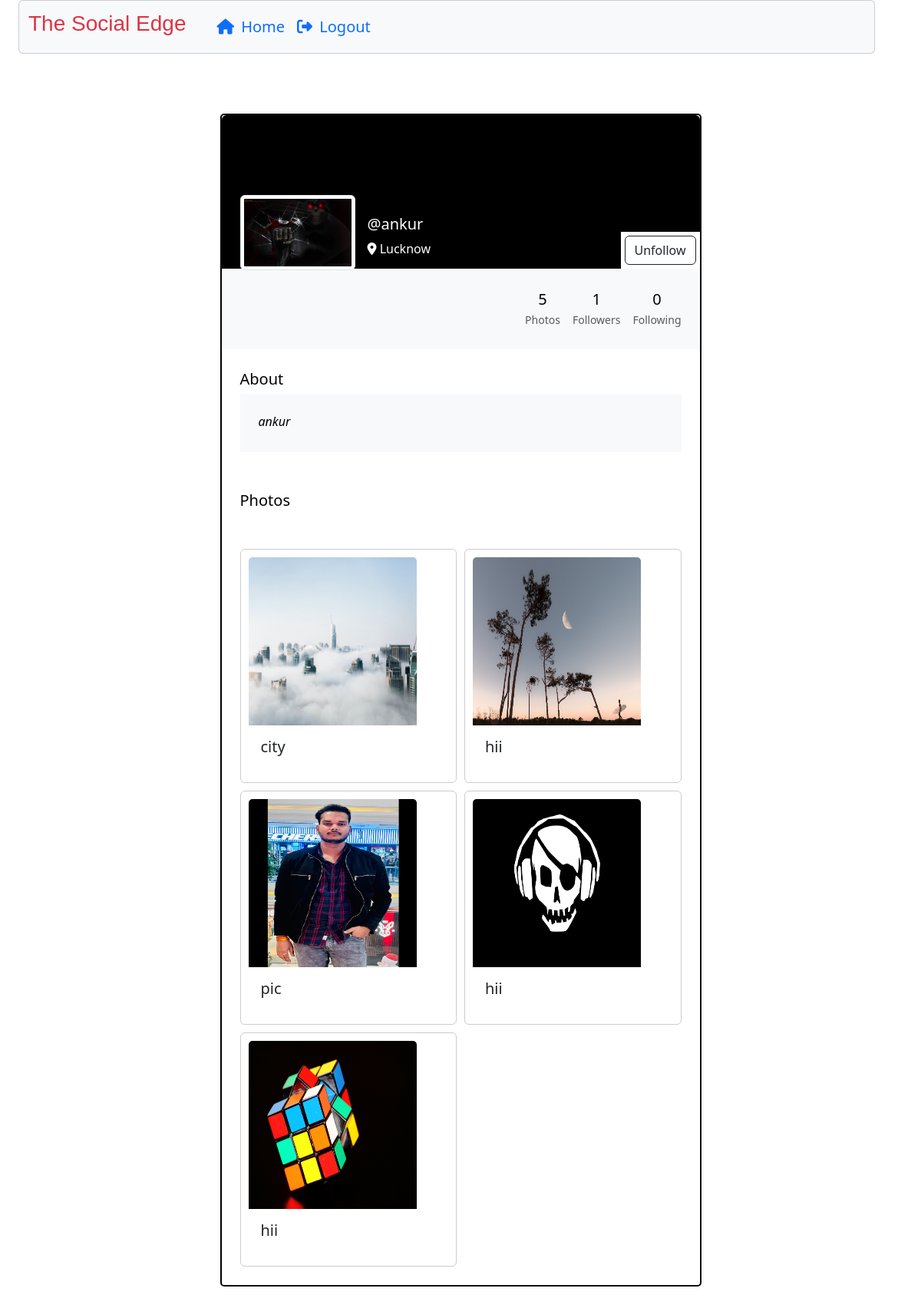
Page /profile/ankur (signed in) on the earlier database version.
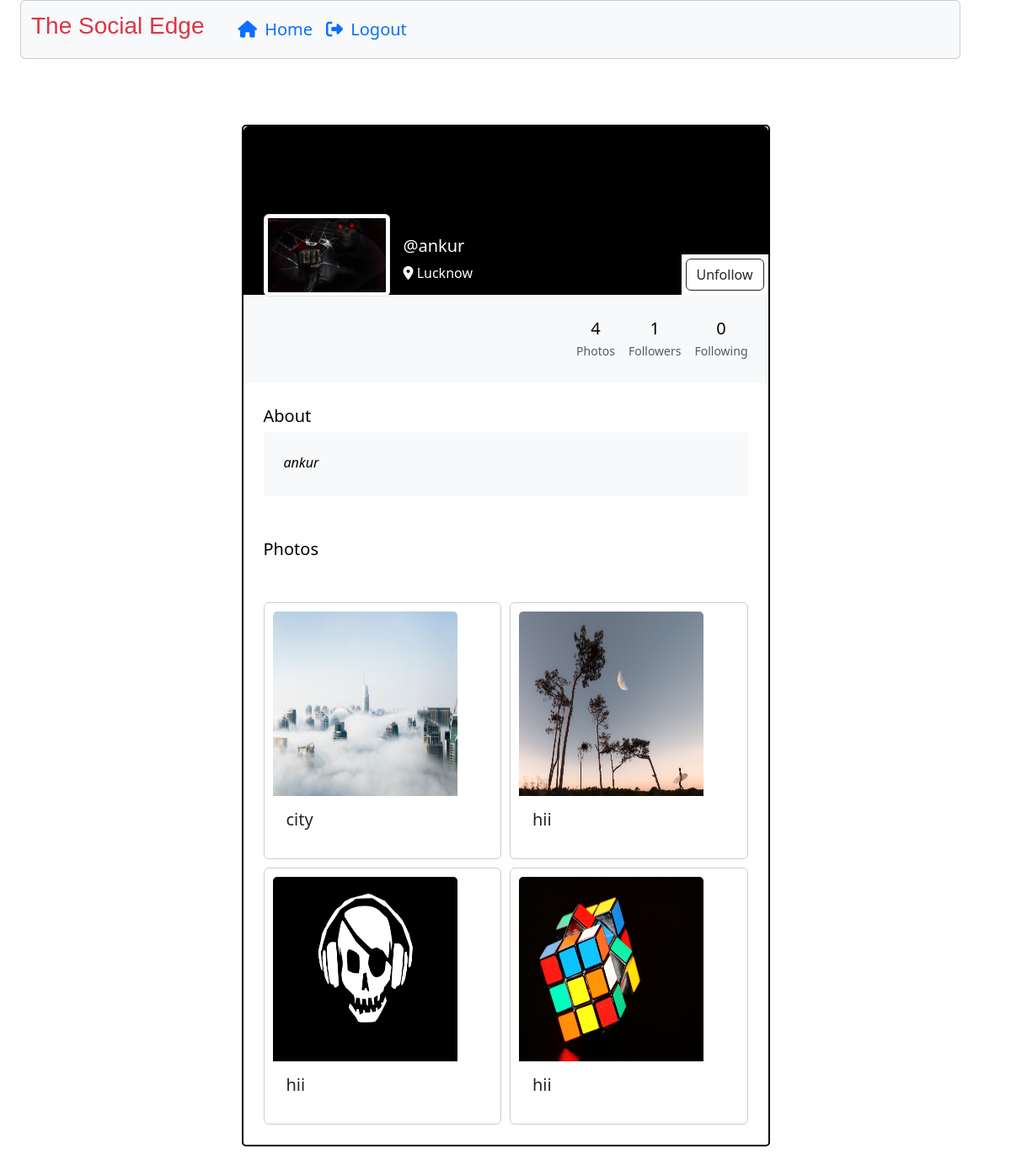
Same page on the later database version.
### userauth/models.py (models this page shows, shortened)
class Post(models.Model):
    id = models.UUIDField(primary_key=True, default=uuid.uuid4)
    user = models.CharField(max_length=100)
    image = models.ImageField(upload_to='post_images')
    caption = models.TextField()
    created_at = models.DateTimeField(default=datetime.now)
    no_of_likes = models.IntegerField(default=0)

### userauth/views.py (the view, shortened to what this page needs)
# urls.py: path('profile/<str:id_user>', views.profile),
@login_required(login_url='/loginn')
def profile(request,id_user):
    user_object = User.objects.get(username=id_user)
    print(user_object)
    profile = Profile.objects.get(user=request.user)
    user_profile = Profile.objects.get(user=user_object)
    user_posts = Post.objects.filter(user=id_user).order_by('-created_at')
    user_post_length = len(user_posts)
    follower = request.user.username
    user = id_user
    if Followers.objects.filter(follower=follower, user=user).first():
        follow_unfollow = 'Unfollow'
    else:
        follow_unfollow = 'Follow'
    user_followers = len(Followers.objects.filter(user=id_user))
    user_following = len(Followers.objects.filter(follower=id_user))
    context = {
        'user_object': user_object,
        'user_profile': user_profile,
        'user_posts': user_posts,
        'user_post_length': user_post_length,
        'profile': profile,
        'follow_unfollow':follow_unfollow,
        'user_followers': user_followers,
        'user_following': user_following,
    }
    return render(request, 'profile.html', context)

### templates/profile.html (shortened to what the changed rows need)
{% load static %}
<!DOCTYPE html>
<html lang="en">
<head>
    <link rel="stylesheet" href="https://maxcdn.bootstrapcdn.com/bootstrap/4.5.2/css/bootstrap.min.css">
    <link href="https://cdn.jsdelivr.net/npm/bootstrap@5.3.2/dist/css/bootstrap.min.css" rel="stylesheet">
    <link rel="stylesheet" href="{% static 'css/app.css' %}">
</head>
<body>
    {% load static %}
    <div class="container-fluid">
        <div class="container">
            {% load static %}
            <main role="main" class="">
                    <div class="container py-5">
                        <div class="row d-flex justify-content-center align-items-center h-100" style="margin-top: 100px;">
                            <div class="col col-lg-9 col-xl-7">
                                <div class="card" style="border: 2px solid black; border-radius: 5px;">
                                    <div class="p-4 text-black" style="background-color: #f8f9fa;">
                                        <div class="d-flex justify-content-end text-center py-1">
                                            <div>
                                                <p class="mb-1 h5">{{user_post_length}}</p>
                                                <p class="small text-muted mb-0">Photos</p>
                                            </div>
                                        </div>
                                    </div>
                                    <div class="card-body p-4 text-black">
                                        <div class="image-grid ">
                                            {% for pos in user_posts %}
                                            <div class="card image-item">
                                                <img src="{{pos.image.url}}" class="card-img-top" alt="..."
                                                    style="width: 219px;height: 219px;">
                                                <div class="card-body">
                                                    <h5 class="card-title">{{pos.caption}}</h5>
                                                </div>
                                            </div>
                                            {% endfor %}
                                        </div>
                                    </div>
                                </div>
                            </div>
                        </div>
                    </div>
            </main>
        </div>
    </div>
</body>
</html>

Differences in the rows shown:
removed Post: image (picture), caption "pic"
Other differences:
{{ user_post_length }}: "5" → "4"
